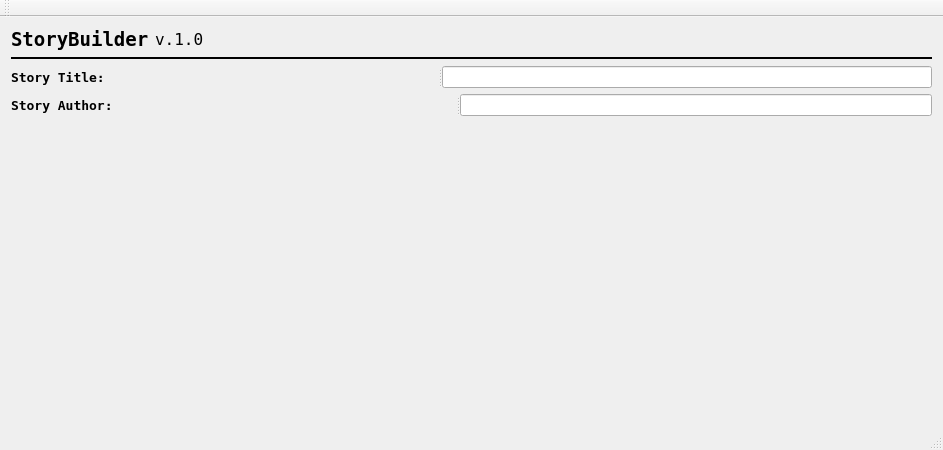
<?xml version="1.0" encoding="UTF-8"?>
<ui version="4.0">
 <author>Garrett Fredley</author>
 <class>TEST</class>
 <widget class="QMainWindow" name="TEST">
  <property name="geometry">
   <rect>
    <x>0</x>
    <y>0</y>
    <width>943</width>
    <height>450</height>
   </rect>
  </property>
  <property name="windowTitle">
   <string>TEST</string>
  </property>
  <widget class="QWidget" name="centralWidget">
   <layout class="QVBoxLayout" name="verticalLayout_2">
    <item>
     <layout class="QHBoxLayout" name="header">
      <property name="sizeConstraint">
       <enum>QLayout::SetDefaultConstraint</enum>
      </property>
      <item>
       <widget class="QLabel" name="version">
        <property name="sizePolicy">
         <sizepolicy hsizetype="Preferred" vsizetype="Maximum">
          <horstretch>0</horstretch>
          <verstretch>0</verstretch>
         </sizepolicy>
        </property>
        <property name="minimumSize">
         <size>
          <width>0</width>
          <height>0</height>
         </size>
        </property>
        <property name="font">
         <font>
          <family>Terminal</family>
          <pointsize>14</pointsize>
          <weight>75</weight>
          <bold>true</bold>
         </font>
        </property>
        <property name="text">
         <string>StoryBuilder</string>
        </property>
       </widget>
      </item>
      <item>
       <widget class="QLabel" name="title">
        <property name="sizePolicy">
         <sizepolicy hsizetype="Preferred" vsizetype="Maximum">
          <horstretch>0</horstretch>
          <verstretch>0</verstretch>
         </sizepolicy>
        </property>
        <property name="font">
         <font>
          <family>Terminal</family>
          <pointsize>12</pointsize>
          <italic>false</italic>
         </font>
        </property>
        <property name="text">
         <string>v.1.0</string>
        </property>
       </widget>
      </item>
      <item>
       <spacer name="horizontalSpacer">
        <property name="orientation">
         <enum>Qt::Horizontal</enum>
        </property>
        <property name="sizeHint" stdset="0">
         <size>
          <width>40</width>
          <height>20</height>
         </size>
        </property>
       </spacer>
      </item>
     </layout>
    </item>
    <item>
     <widget class="Line" name="headerBottomBorder">
      <property name="sizePolicy">
       <sizepolicy hsizetype="Expanding" vsizetype="Fixed">
        <horstretch>0</horstretch>
        <verstretch>0</verstretch>
       </sizepolicy>
      </property>
      <property name="font">
       <font>
        <pointsize>8</pointsize>
        <weight>50</weight>
        <bold>false</bold>
       </font>
      </property>
      <property name="frameShadow">
       <enum>QFrame::Plain</enum>
      </property>
      <property name="lineWidth">
       <number>2</number>
      </property>
      <property name="orientation">
       <enum>Qt::Horizontal</enum>
      </property>
     </widget>
    </item>
    <item>
     <layout class="QGridLayout" name="gridLayout">
      <item row="0" column="0">
       <widget class="QSplitter" name="storyTitle">
        <property name="lineWidth">
         <number>1</number>
        </property>
        <property name="orientation">
         <enum>Qt::Horizontal</enum>
        </property>
        <property name="handleWidth">
         <number>5</number>
        </property>
        <widget class="QLabel" name="titleLabel">
         <property name="sizePolicy">
          <sizepolicy hsizetype="Preferred" vsizetype="Maximum">
           <horstretch>0</horstretch>
           <verstretch>0</verstretch>
          </sizepolicy>
         </property>
         <property name="minimumSize">
          <size>
           <width>0</width>
           <height>0</height>
          </size>
         </property>
         <property name="font">
          <font>
           <family>Terminal</family>
           <pointsize>10</pointsize>
           <weight>75</weight>
           <bold>true</bold>
          </font>
         </property>
         <property name="text">
          <string>Story Title:</string>
         </property>
        </widget>
        <widget class="QLineEdit" name="lineEdit">
         <property name="sizePolicy">
          <sizepolicy hsizetype="Preferred" vsizetype="Fixed">
           <horstretch>0</horstretch>
           <verstretch>0</verstretch>
          </sizepolicy>
         </property>
        </widget>
       </widget>
      </item>
      <item row="1" column="0">
       <widget class="QSplitter" name="storyAuthor">
        <property name="orientation">
         <enum>Qt::Horizontal</enum>
        </property>
        <widget class="QLabel" name="titleLabel_3">
         <property name="sizePolicy">
          <sizepolicy hsizetype="Preferred" vsizetype="Maximum">
           <horstretch>0</horstretch>
           <verstretch>0</verstretch>
          </sizepolicy>
         </property>
         <property name="minimumSize">
          <size>
           <width>0</width>
           <height>0</height>
          </size>
         </property>
         <property name="font">
          <font>
           <family>Terminal</family>
           <pointsize>10</pointsize>
           <weight>75</weight>
           <bold>true</bold>
          </font>
         </property>
         <property name="text">
          <string>Story Author:</string>
         </property>
        </widget>
        <widget class="QLineEdit" name="lineEdit_3">
         <property name="sizePolicy">
          <sizepolicy hsizetype="Preferred" vsizetype="Fixed">
           <horstretch>0</horstretch>
           <verstretch>0</verstretch>
          </sizepolicy>
         </property>
        </widget>
       </widget>
      </item>
      <item row="2" column="0">
       <spacer name="verticalSpacer">
        <property name="orientation">
         <enum>Qt::Vertical</enum>
        </property>
        <property name="sizeHint" stdset="0">
         <size>
          <width>20</width>
          <height>40</height>
         </size>
        </property>
       </spacer>
      </item>
     </layout>
    </item>
   </layout>
  </widget>
  <widget class="QMenuBar" name="menuBar">
   <property name="geometry">
    <rect>
     <x>0</x>
     <y>0</y>
     <width>943</width>
     <height>22</height>
    </rect>
   </property>
  </widget>
  <widget class="QToolBar" name="mainToolBar">
   <attribute name="toolBarArea">
    <enum>TopToolBarArea</enum>
   </attribute>
   <attribute name="toolBarBreak">
    <bool>false</bool>
   </attribute>
  </widget>
  <widget class="QStatusBar" name="statusBar"/>
 </widget>
 <layoutdefault spacing="6" margin="11"/>
 <tabstops>
  <tabstop>lineEdit</tabstop>
  <tabstop>lineEdit_3</tabstop>
 </tabstops>
 <resources/>
 <connections/>
</ui>
